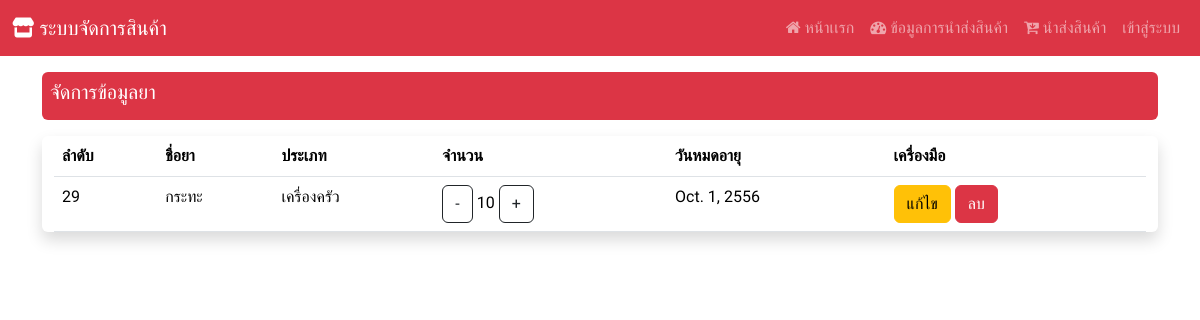
The page /manage_product on the database as committed earlier.
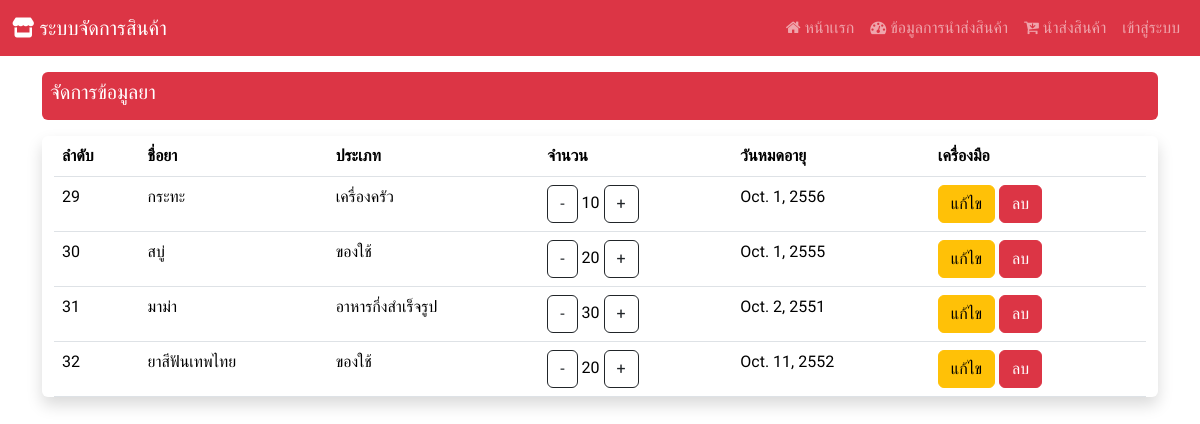
The same page on the database as committed later.
### Hospital_app/models.py (models this page shows, shortened)
class product(models.Model):
    product_id = models.AutoField(primary_key=True)
    product_name = models.CharField(max_length=255)
    product_type = models.ForeignKey(d_type, on_delete=models.CASCADE)
    product_qty = models.IntegerField()
    product_exp = models.DateField()

class d_type(models.Model):
    type_id = models.AutoField(primary_key=True)
    type_name = models.CharField(max_length=255)
    def __str__(self):
        return f"{self.type_name}"

### Hospital_app/views.py (the view)
# urls.py: path('manage_product',views.manage_product),
def manage_product(request):
    show_product = product.objects.all()
    context  = {"product" : show_product}
    return render(request,'edit_product.html',context)

### Hospital_app/templates/edit_product.html (shortened to what this page needs)
{% extends "base.html" %}
{% block content %}
<div class="mt-3 p-2 bg-danger text-white rounded">
    <h5>จัดการข้อมูลยา</h5>
  </div>
<div class="container-fluid my-3 justify-content-center align-items-center shadow rounded">
<table class="table table-responsive">
    <thead>
        <tr>
            <th><div class="col d-none d-sm-block">
              ลำดับ
            </div></th>
            <th>ชื่อยา</th>
            <th>ประเภท</th>
            <th>จำนวน</th>
            <th>
              <div class="col d-none d-sm-block">
                วันหมดอายุ
              </div>
            </th>
            <th>เครื่องมือ</th>
        </tr>
    </thead>
    <tbody>
        {% for i in product %}
        <tr>
            <td>{{i.product_id}}</td>
            <td>{{i.product_name}}</td>
            <td>{{i.product_type}}</td>
            <td>
              <a href="decrease_qty/{{i.product_id}}" class="btn btn-outline-dark"> - </a>
              {{i.product_qty}}
              <a href="increase_qty/{{i.product_id}}" class="btn btn-outline-dark"> + </a>
            </td>
            <td>{{i.product_exp}}</td>
            <td> {% comment %} ปุ่มแก้ไข และ ลบ จะกลายเป็นไอคอนไม่จอลดขนาดลง {% endcomment %}
              <div class="col d-none d-sm-block">
                <a href="edit/{{i.product_id}}" class="btn btn-warning">แก้ไข<a/>
                  <a href="#" class="btn btn-danger" data-bs-toggle="modal"
                  data-bs-target="#deleteConfirmationModal"
                  onclick="setDeleteUrl('delete/{{i.product_id}}')">
                  ลบ
                    </a>
              </div>
              </td>{% comment %} ปุ่มแก้ไข และ ลบ จะกลายเป็นไอคอนไม่จอลดขนาดลง {% endcomment %}
        </tr>
        {% endfor %}
    </tbody>
</div>
{% endblock  %}

Rows that differ between the two databases and show on the page:
added product: product_id "30", product_name "สบู่", product_type "ของใช้", product_qty "20", product_exp "Oct. 1, 2555"
added product: product_id "31", product_name "มาม่า", product_type "อาหารกึ่งสำเร็จรูป", product_qty "30", product_exp "Oct. 2, 2551"
added product: product_id "32", product_name "ยาสีฟันเทพไทย", product_type "ของใช้", product_qty "20", product_exp "Oct. 11, 2552"
